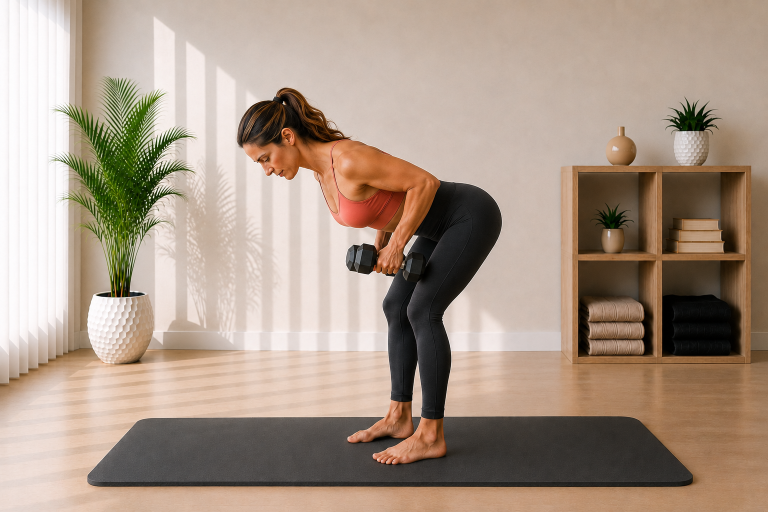
#> input picture Pilates Assets/02_Exercise_Cards/Triceps Kickback/triceps_kickback_start_v01.png, 1536 x 1024 px (shown at 1/2 size); the run also reads 1 picture not shown here
$ python build_triceps_kickback_cards.py
#> lines starting #> are read from the running program, lines starting #| are printed output that depends on the picture; after the words box and inside, x2 and y2 are one past the last pixel; in counts of white or black regions, pixels touching at a corner belong together
# -*- coding: utf-8 -*-
from pathlib import Path
import hashlib

from PIL import Image, ImageDraw, ImageFont, ImageOps


BASE = Path(__file__).resolve().parent
START = BASE / "triceps_kickback_start_v01.png"
HERO = BASE / "triceps_kickback_hero_v01.png"
GUIDE = BASE / "triceps_kickback_guide_card_v01.png"
STEP = BASE / "triceps_kickback_step_by_step_v01.png"

BG = (244, 251, 250)
CARD = (255, 255, 255)
INK = (38, 44, 47)
MUTED = (92, 108, 112)
TEAL = (20, 154, 154)
TEAL_D = (14, 122, 123)
LINE = (210, 232, 230)
SOFT = (231, 247, 246)
WARN = (255, 247, 244)
FONT_DIR = Path(r"C:\Windows\Fonts")


def sha256(path):
    return hashlib.sha256(path.read_bytes()).hexdigest()


def font(name, size):
#> called with name = 'arialbd.ttf', size = 44
    for candidate in (FONT_DIR / name, FONT_DIR / "arial.ttf", FONT_DIR / "segoeui.ttf"):
        if candidate.exists():
            return ImageFont.truetype(str(candidate), size)
    return ImageFont.load_default()


F = {
    "title": font("arialbd.ttf", 44),
    "subtitle": font("arialbd.ttf", 21),
    "h2": font("arialbd.ttf", 25),
    "body": font("arial.ttf", 20),
    "small_b": font("arialbd.ttf", 17),
    "tiny": font("arial.ttf", 14),
    "step_title": font("arialbd.ttf", 38),
    "step_h": font("arialbd.ttf", 22),
    "step_body": font("arial.ttf", 18),
}


def rounded(draw, box, radius=28, fill=CARD, outline=LINE, width=2):
    draw.rounded_rectangle(box, radius=radius, fill=fill, outline=outline, width=width)


def wrap_text(draw, text, selected_font, max_width):
    lines, current = [], ""
    for word in text.split():
        candidate = (current + " " + word).strip()
        if draw.textbbox((0, 0), candidate, font=selected_font)[2] <= max_width or not current:
            current = candidate
        else:
            lines.append(current)
            current = word
    if current:
        lines.append(current)
    return lines


def draw_wrapped(draw, xy, text, selected_font, fill, max_width, line_gap=7):
    x, y = xy
    for line in wrap_text(draw, text, selected_font, max_width):
        draw.text((x, y), line, font=selected_font, fill=fill)
        y += draw.textbbox((0, 0), line, font=selected_font)[3] + line_gap
    return y


def fit_image(path, size, crop=True):
    with Image.open(path) as source:
        source = source.convert("RGB")
        if crop:
            return ImageOps.fit(source, size, method=Image.Resampling.LANCZOS, centering=(0.52, 0.55))
        contained = ImageOps.contain(source, size, Image.Resampling.LANCZOS)
    canvas = Image.new("RGB", size, CARD)
    canvas.paste(contained, ((size[0] - contained.width) // 2, (size[1] - contained.height) // 2))
    return canvas


def paste_round(base, image, box, radius=22):
    x1, y1, x2, y2 = box
    size = (x2 - x1, y2 - y1)
    if image.size != size:
        image = image.resize(size, Image.Resampling.LANCZOS)
    mask = Image.new("L", size, 0)
    ImageDraw.Draw(mask).rounded_rectangle((0, 0, size[0], size[1]), radius=radius, fill=255)
    base.paste(image, (x1, y1), mask)


def center_text(draw, box, text, selected_font, fill):
    x1, y1, x2, y2 = box
    bounds = draw.textbbox((0, 0), text, font=selected_font)
    draw.text(
        (x1 + (x2 - x1 - (bounds[2] - bounds[0])) / 2,
         y1 + (y2 - y1 - (bounds[3] - bounds[1])) / 2 - 2),
        text,
        font=selected_font,
        fill=fill,
    )


def pill(draw, xy, text, selected_font):
    x, y = xy
    bounds = draw.textbbox((0, 0), text, font=selected_font)
    box = (x, y, x + bounds[2] - bounds[0] + 32, y + bounds[3] - bounds[1] + 16)
    draw.rounded_rectangle(box, radius=16, fill=SOFT, outline=LINE, width=1)
    draw.text((x + 16, y + 7), text, font=selected_font, fill=TEAL_D)
    return box[2] + 8


def draw_icon(draw, center, kind, color=TEAL):
    x, y = center
    if kind == "breath":
        draw.arc((x - 8, y - 8, x + 8, y + 8), 25, 320, fill=color, width=3)
        draw.line((x + 7, y - 8, x + 12, y - 8, x + 12, y - 3), fill=color, width=3)
    elif kind == "focus":
        draw.ellipse((x - 8, y - 8, x + 8, y + 8), outline=color, width=3)
        draw.ellipse((x - 3, y - 3, x + 3, y + 3), fill=color)
    elif kind == "repeat":
        draw.arc((x - 9, y - 7, x + 9, y + 7), 200, 20, fill=color, width=3)
        draw.polygon([(x + 8, y - 8), (x + 14, y - 5), (x + 9, y - 1)], fill=color)


def verify_sources():
    for path in (START, HERO):
        if not path.exists():
            raise FileNotFoundError(path)
        with Image.open(path) as image:
#> image is the input picture: PIL image 1536x1024 RGB; mean R, G, B 169.7, 150.7, 134.8
            if image.mode != "RGB" or image.format != "PNG":
                raise RuntimeError(f"Unexpected source properties for {path.name}: {image.size} {image.mode}")
#> pass 2 of the loop in verify_sources, `for path in (START, HERO):`:
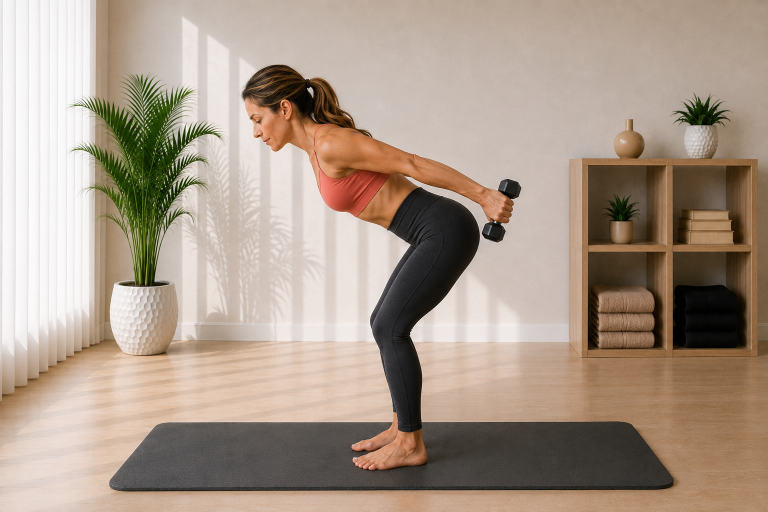
#> input picture Pilates Assets/02_Exercise_Cards/Triceps Kickback/triceps_kickback_hero_v01.png, 1536 x 1024 px (shown at 1/2 size)
#> in verify_sources, image is the input picture: PIL image 1536x1024 RGB; mean R, G, B 170.6, 153.4, 138.3


def build_guide():
    image = Image.new("RGB", (780, 1688), BG)
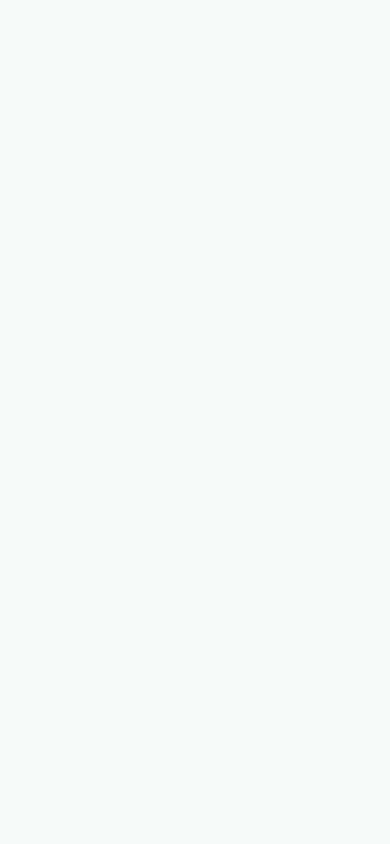
#> image: PIL image 780x1688 RGB (shown at 1/2 size); mean R, G, B 244, 251, 250
    draw = ImageDraw.Draw(image)

    rounded(draw, (34, 34, 746, 146))
    draw.text((62, 48), "TRICEPS KICKBACK", font=F["title"], fill=INK)
    draw.text((62, 98), "Zadní strana paží", font=F["subtitle"], fill=TEAL_D)
    x = pill(draw, (62, 154), "Triceps", F["small_b"])
#> x = 136
    pill(draw, (x, 154), "Činky", F["small_b"])

    rounded(draw, (34, 206, 746, 670))
    paste_round(image, fit_image(HERO, (680, 402), crop=True), (50, 232, 730, 634), 22)
#> in paste_round, `x1, y1, x2, y2 = box`: x1 = 50; y1 = 232; x2 = 730; y2 = 634
#> in paste_round, `size = (x2 - x1, y2 - y1)`: size = (680, 402)
#> in paste_round, `mask = Image.new("L", size, 0)`: mask: PIL image 680x402 L; every value is 0
#> in paste_round, `ImageDraw.Draw(mask).rounded_rectangle((0, 0, size[0], size[1]), radiu..`:
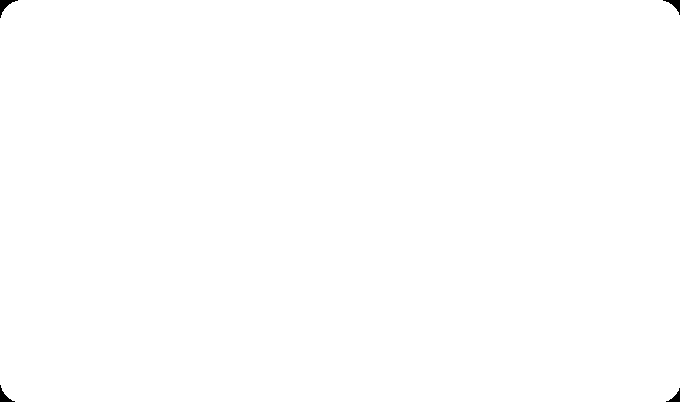
#> mask: PIL image 680x402 L; 99.9% white; 4 black regions, box (x1, y1, x2, y2) and area: (0, 0, 18, 18) 111, (663, 0, 680, 15) 93, (0, 385, 15, 402) 93, (666, 388, 680, 402) 76

    mini_y, mini_w, mini_h = 698, 218, 146
    xs = [34, 274, 514]
    labels = [
        ("START", "Lokty u těla", START),
        ("HERO", "Propni paže", HERO),
        ("START", "Kontrolovaný návrat", START),
    ]
    for index, (x0, (label, caption, source)) in enumerate(zip(xs, labels), 1):
        rounded(draw, (x0, mini_y, x0 + mini_w, mini_y + mini_h + 74), 22)
        paste_round(image, fit_image(source, (mini_w - 22, mini_h), crop=True),
                    (x0 + 11, mini_y + 10, x0 + mini_w - 11, mini_y + 10 + mini_h), 16)
#> call 2 of fit_image, with size = (196, 146), crop = True
#> in fit_image (call 2), `return ImageOps.fit(source, size, method=Image.Resampling.LANCZOS, cen..`:
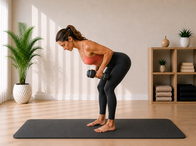
#> returned value: PIL image 196x146 RGB; mean R, G, B 166.5, 147.4, 131.4
#> call 2 of paste_round, with box = (45, 708, 241, 854), radius = 16
#> in paste_round (call 2), `x1, y1, x2, y2 = box`: x1 = 45; y1 = 708; x2 = 241; y2 = 854
#> in paste_round (call 2), `size = (x2 - x1, y2 - y1)`: size = (196, 146)
#> in paste_round (call 2), `mask = Image.new("L", size, 0)`: mask: PIL image 196x146 L; every value is 0
#> in paste_round (call 2), `ImageDraw.Draw(mask).rounded_rectangle((0, 0, size[0], size[1]), radiu..`:
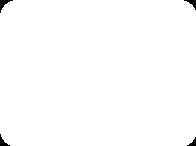
#> mask: PIL image 196x146 L; 99.3% white; 4 black regions, box (x1, y1, x2, y2) and area: (0, 0, 13, 13) 61, (184, 0, 196, 10) 48, (0, 134, 10, 146) 48, (187, 137, 196, 146) 36
        draw.ellipse((x0 + 15, mini_y + 15, x0 + 43, mini_y + 43), fill=TEAL)
        center_text(draw, (x0 + 15, mini_y + 15, x0 + 43, mini_y + 43), str(index), F["tiny"], CARD)
        center_text(draw, (x0 + 5, mini_y + mini_h + 14, x0 + mini_w - 5, mini_y + mini_h + 40), label, F["small_b"], INK)
        center_text(draw, (x0 + 8, mini_y + mini_h + 38, x0 + mini_w - 8, mini_y + mini_h + 60), caption, F["tiny"], MUTED)
#> pass 2 of the loop in build_guide, `for index, (x0, (label, caption, source)) in enumerate(zip(xs, labels)..`:

    info_y, box_w, box_h = 942, 218, 174
    info = [
        ("Dech", ["Výdech při propnutí.", "Nádech při návratu."], "breath"),
        ("Zaměř se", ["Lokty drž u těla.", "Nadloktí stabilní."], "focus"),
        ("Opakování", ["Lehká 10-12×", "Střední 11-13×", "Náročná 14-15×"], "repeat"),
    ]
    for x0, (title, lines, icon) in zip(xs, info):
        rounded(draw, (x0, info_y, x0 + box_w, info_y + box_h), 22, fill=CARD, outline=(222, 238, 236), width=1)
        draw_icon(draw, (x0 + 28, info_y + 31), icon)
        draw.text((x0 + 48, info_y + 19), title, font=F["small_b"], fill=INK)
        y = info_y + 58
        for line in lines:
            draw_wrapped(draw, (x0 + 18, y), line, F["tiny"], MUTED, box_w - 36, 4)
            y += 28

    rounded(draw, (34, 1152, 746, 1436))
    draw.text((62, 1184), "Krátký průběh", font=F["h2"], fill=INK)
    guide_lines = [
        "1. Zaujmi stabilní mírný předklon.",
        "2. Zpevni střed těla a drž záda neutrální.",
        "3. Lokty drž u těla a propni předloktí dozadu.",
        "4. Vrať činky kontrolovaně bez houpání trupem.",
    ]
    y = 1230
    for line in guide_lines:
        y = draw_wrapped(draw, (62, y), line, F["body"], MUTED, 650, 5) + 5
#> this loop made 4 passes
#> y on passes 1 to 4: 1252, 1274, 1296, 1318
#> after the loop, y = 1318

    rounded(draw, (34, 1466, 746, 1648), 28, fill=WARN, outline=(242, 220, 216), width=1)
    draw.text((62, 1498), "Na co si dát pozor", font=F["h2"], fill=INK)
    draw_wrapped(
        draw,
        (62, 1544),
        "Nezvedej ramena k uším, neprohýbej bedra a nešvihej činkami. Pohyb vychází hlavně z lokte.",
        F["body"],
        MUTED,
        650,
        7,
    )

    image.save(GUIDE, "PNG")


def build_step():
    image = Image.new("RGB", (780, 2280), BG)
#> image: PIL image 780x2280 RGB
    draw = ImageDraw.Draw(image)

    rounded(draw, (34, 34, 746, 136))
    draw.text((62, 48), "Krok za krokem", font=F["step_title"], fill=INK)
    draw.text((62, 94), "Triceps Kickback", font=F["small_b"], fill=TEAL_D)

    steps = [
        ("START", START, "Postav se stabilně a lehce se předkloň. Zpevni střed těla, drž záda neutrální a lokty přitáhni k trupu."),
        ("PROPNUTÍ PAŽÍ", HERO, "Bez pohybu nadloktí propni předloktí dozadu. Lokty zůstávají u těla."),
        ("KONTROLA POHYBU", HERO, "Krátce pohyb kontroluj v krajní poloze. Ramena drž dole a trup stabilní."),
        ("NÁVRAT", START, "Kontrolovaně pokrč lokty a vrať činky do výchozí polohy. Poté pokračuj dalším opakováním."),
    ]

    y = 174
    for index, (title, source, text) in enumerate(steps, 1):
        rounded(draw, (34, y, 746, y + 418))
        paste_round(image, fit_image(source, (680, 300), crop=True), (50, y + 24, 730, y + 324), 22)
#> in fit_image (call 5), `return ImageOps.fit(source, size, method=Image.Resampling.LANCZOS, cen..`:
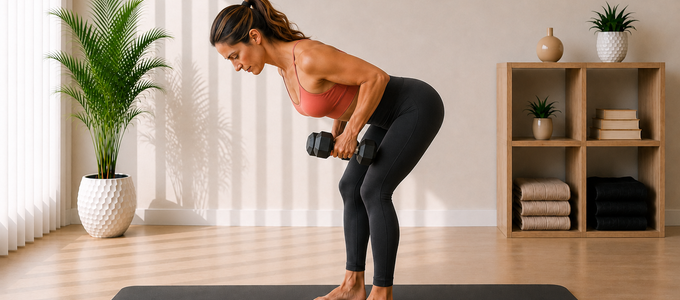
#> returned value: PIL image 680x300 RGB; mean R, G, B 169.2, 149.7, 132.6
#> in paste_round (call 5), `x1, y1, x2, y2 = box`: x1 = 50; y1 = 198; x2 = 730; y2 = 498
#> in paste_round (call 5), `size = (x2 - x1, y2 - y1)`: size = (680, 300)
#> in paste_round (call 5), `mask = Image.new("L", size, 0)`: mask: PIL image 680x300 L; every value is 0
#> in paste_round (call 5), `ImageDraw.Draw(mask).rounded_rectangle((0, 0, size[0], size[1]), radiu..`: mask: PIL image 680x300 L; 99.8% white; 4 black regions, box (x1, y1, x2, y2) and area: (0, 0, 18, 18) 111, (663, 0, 680, 15) 93, (0, 283, 15, 300) 93, (666, 286, 680, 300) 76
#> in paste_round (call 5), `base.paste(image, (x1, y1), mask)`:
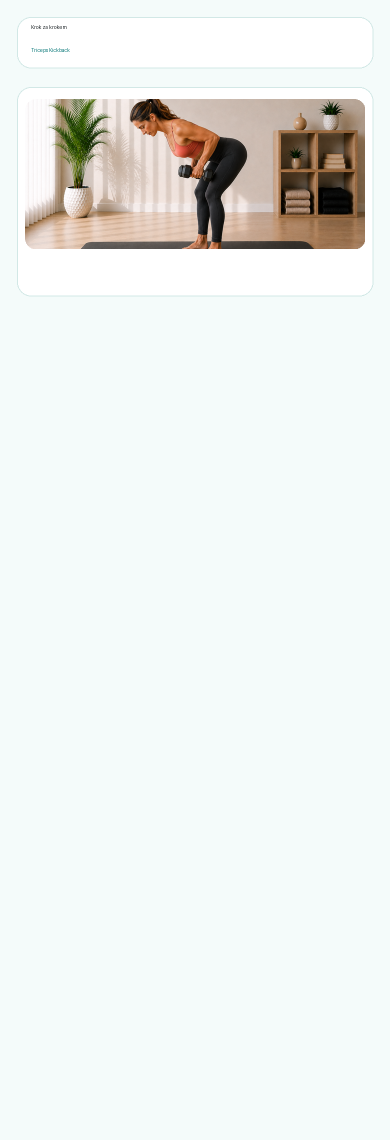
#> base: PIL image 780x2280 RGB (shown at 1/2 size); mean R, G, B 236.2, 239.6, 236.9
        draw.ellipse((62, y + 38, 104, y + 80), fill=TEAL)
        center_text(draw, (62, y + 38, 104, y + 80), str(index), F["small_b"], CARD)
        draw.text((62, y + 340), title, font=F["step_h"], fill=INK)
        draw_wrapped(draw, (62, y + 372), text, F["step_body"], MUTED, 650, 5)
        y += 418
        if index < len(steps):
            center_text(draw, (0, y + 13, 780, y + 55), "↓", font("arialbd.ttf", 32), TEAL_D)
            y += 76
#> pass 2 of the loop in build_step, `for index, (title, source, text) in enumerate(steps, 1):`:
#> in fit_image (call 6), `return ImageOps.fit(source, size, method=Image.Resampling.LANCZOS, cen..`:
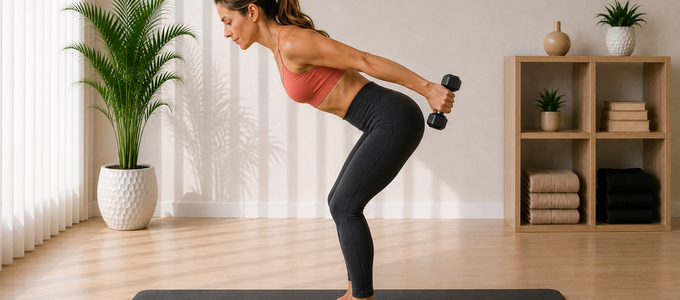
#> returned value: PIL image 680x300 RGB; mean R, G, B 171.8, 153.7, 137.2
#> y1 = 692; y2 = 992
#> in paste_round (call 6), `base.paste(image, (x1, y1), mask)`:
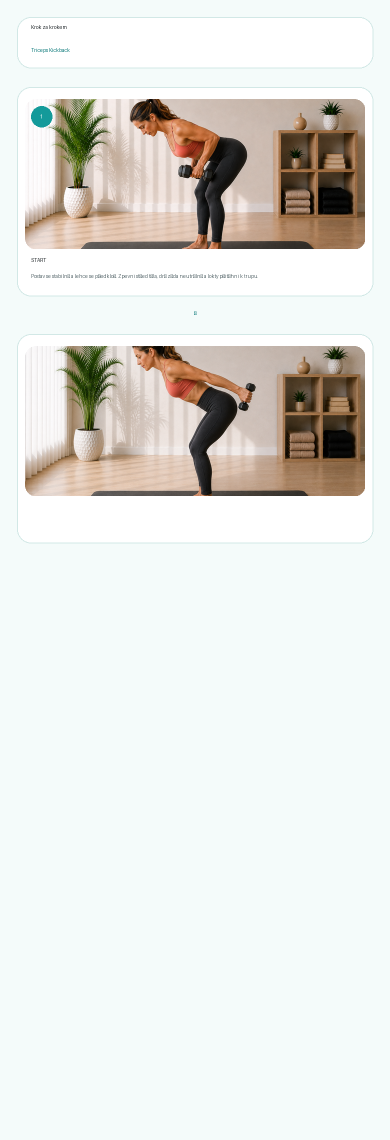
#> base: PIL image 780x2280 RGB (shown at 1/2 size); mean R, G, B 228.1, 228.5, 224

    rounded(draw, (34, 2114, 746, 2240), 28, fill=CARD, outline=LINE, width=1)
    draw.text((62, 2142), "Dech", font=F["h2"], fill=INK)
    draw_wrapped(
        draw,
        (62, 2186),
        "Vydechni při propnutí paží. Nadechni se při kontrolovaném návratu.",
        F["body"],
        MUTED,
        650,
        7,
    )

    image.save(STEP, "PNG")
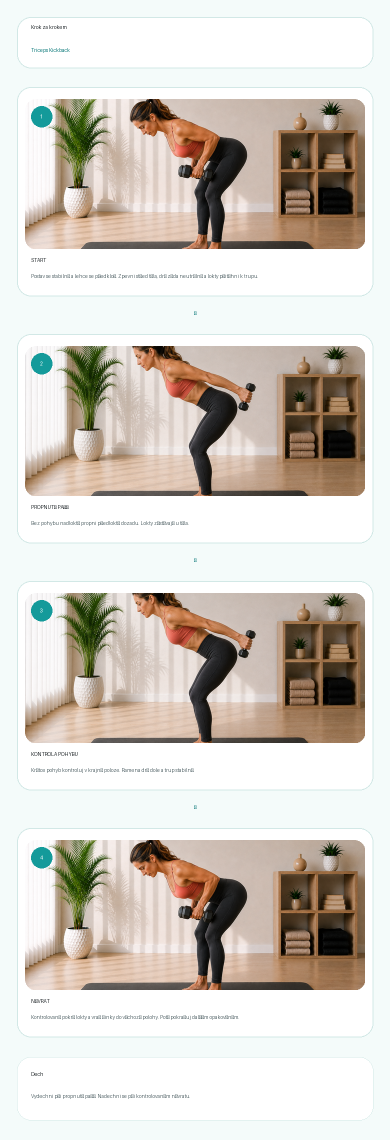
#> saved as triceps_kickback_step_by_step_v01.png: PIL image 780x2280 RGB (shown at 1/2 size); mean R, G, B 211.8, 205.6, 197.7


if __name__ == "__main__":
    verify_sources()
    build_guide()
    build_step()
    for path in (START, HERO, GUIDE, STEP):
        with Image.open(path) as image:
            print(path.name, image.size, image.mode, sha256(path))
#| triceps_kickback_start_v01.png (1536, 1024) RGB 0226f074c607c75834affdf5ebf5bc37fdda0b4f9444f6bc40710930c85f06d6
#> pass 2 of the loop `for path in (START, HERO, GUIDE, STEP):`:
#| triceps_kickback_hero_v01.png (1536, 1024) RGB d2ba88c0028ca49d954c9644fcf0f6f594e138a0afdcbd9a5e893d31c824f9c4
